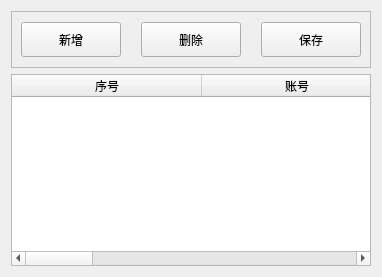
        <widget class="QWidget" name="userPage">
         <layout class="QGridLayout" name="gridLayout_9">
          <item row="0" column="0">
           <widget class="QFrame" name="frame3">
            <property name="frameShape">
             <enum>QFrame::StyledPanel</enum>
            </property>
            <property name="frameShadow">
             <enum>QFrame::Raised</enum>
            </property>
            <layout class="QHBoxLayout" name="horizontalLayout_110">
             <property name="spacing">
              <number>20</number>
             </property>
             <property name="topMargin">
              <number>10</number>
             </property>
             <property name="bottomMargin">
              <number>10</number>
             </property>
             <item>
              <widget class="QPushButton" name="addUserBtn">
               <property name="minimumSize">
                <size>
                 <width>100</width>
                 <height>35</height>
                </size>
               </property>
               <property name="maximumSize">
                <size>
                 <width>100</width>
                 <height>35</height>
                </size>
               </property>
               <property name="text">
                <string>新增</string>
               </property>
              </widget>
             </item>
             <item>
              <widget class="QPushButton" name="deleteUserBtn">
               <property name="minimumSize">
                <size>
                 <width>100</width>
                 <height>35</height>
                </size>
               </property>
               <property name="maximumSize">
                <size>
                 <width>100</width>
                 <height>35</height>
                </size>
               </property>
               <property name="text">
                <string>删除</string>
               </property>
              </widget>
             </item>
             <item>
              <widget class="QPushButton" name="saveUserBtn">
               <property name="minimumSize">
                <size>
                 <width>100</width>
                 <height>35</height>
                </size>
               </property>
               <property name="maximumSize">
                <size>
                 <width>100</width>
                 <height>35</height>
                </size>
               </property>
               <property name="text">
                <string>保存</string>
               </property>
              </widget>
             </item>
            </layout>
           </widget>
          </item>
          <item row="1" column="0">
           <widget class="QTableWidget" name="userTable">
            <property name="alternatingRowColors">
             <bool>false</bool>
            </property>
            <property name="selectionMode">
             <enum>QAbstractItemView::SingleSelection</enum>
            </property>
            <property name="selectionBehavior">
             <enum>QAbstractItemView::SelectRows</enum>
            </property>
            <property name="textElideMode">
             <enum>Qt::ElideNone</enum>
            </property>
            <property name="rowCount">
             <number>0</number>
            </property>
            <attribute name="horizontalHeaderDefaultSectionSize">
             <number>190</number>
            </attribute>
            <attribute name="horizontalHeaderStretchLastSection">
             <bool>true</bool>
            </attribute>
            <attribute name="verticalHeaderVisible">
             <bool>false</bool>
            </attribute>
            <column>
             <property name="text">
              <string>序号</string>
             </property>
            </column>
            <column>
             <property name="text">
              <string>账号</string>
             </property>
            </column>
            <column>
             <property name="text">
              <string>密码</string>
             </property>
            </column>
            <column>
             <property name="text">
              <string>角色</string>
             </property>
            </column>
            <column>
             <property name="text">
              <string>是否可用</string>
             </property>
            </column>
           </widget>
          </item>
         </layout>
        </widget>
